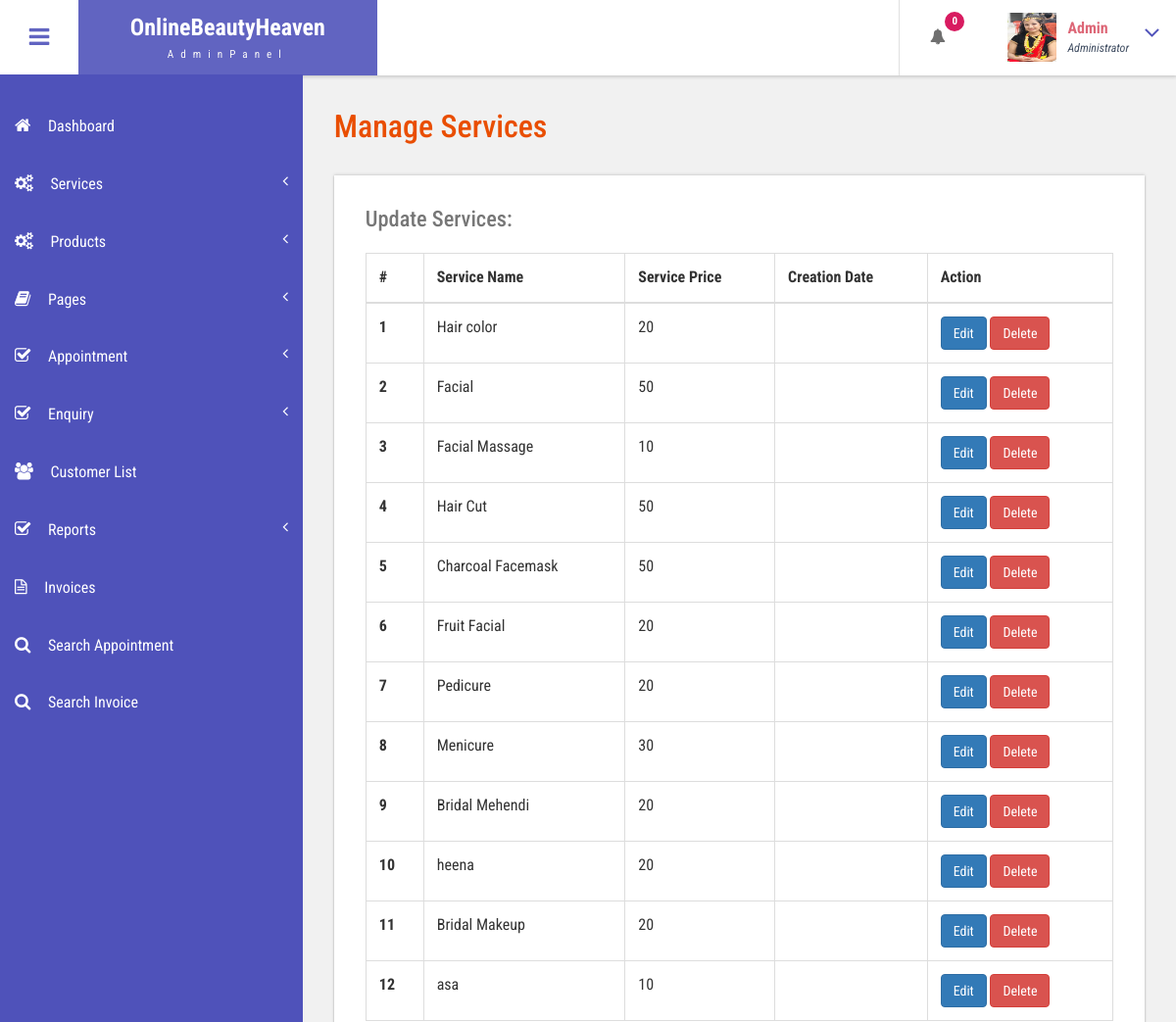
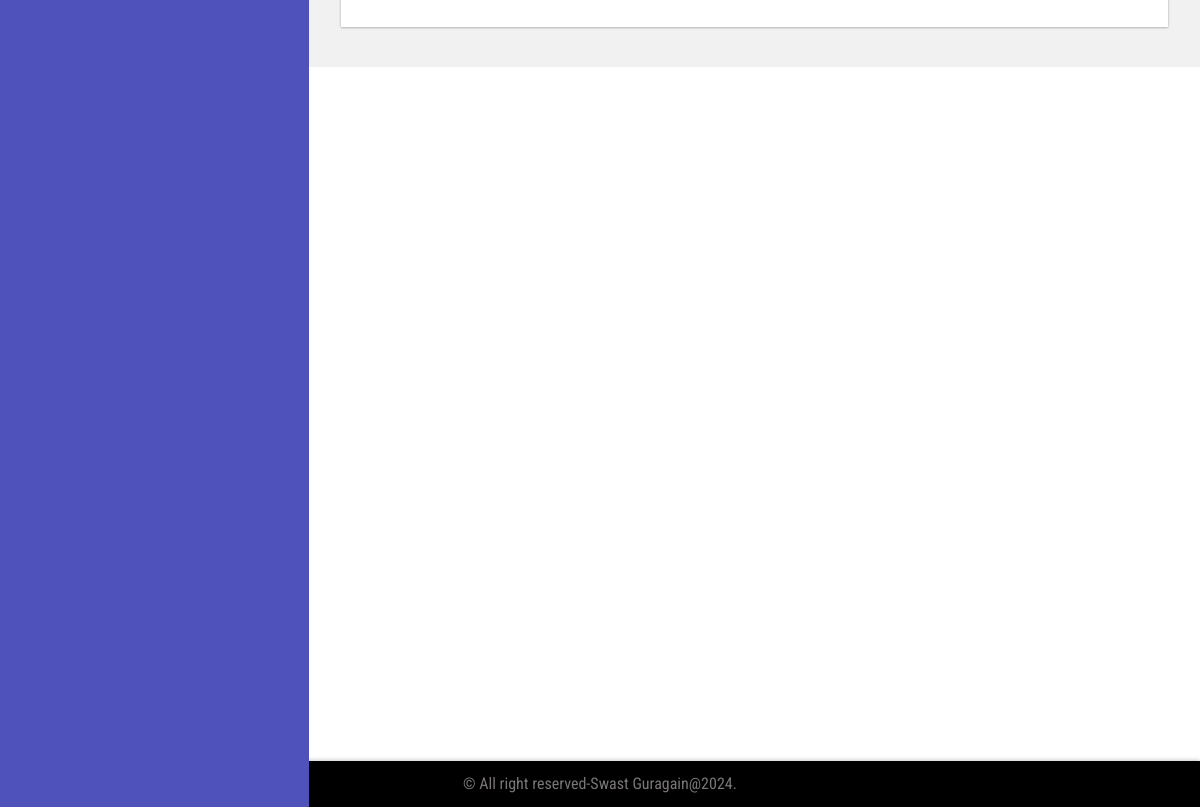
Screenshot of /admin/manage-services.php (signed in) with the database file from the repository (2 pictures, top to bottom).
### tables this page shows
CREATE TABLE `tblservices` (
  `ID` int(255) NOT NULL,
  `ServiceName` varchar(255) NOT NULL,
  `category` varchar(255) NOT NULL,
  `ServiceDescription` varchar(255) NOT NULL,
  `Cost` int(255) NOT NULL,
  `Image` varchar(255) NOT NULL,
  `service_count` int(255) NOT NULL
);

### admin/manage-services.php (the view, shortened to what this page needs)
<?php
include('includes/dbconnection.php');
if (strlen($_SESSION['bpmsaid']==0)) {
  header('location:logout.php');
  } else{
  ?>
<!DOCTYPE HTML>
<html>
<head>
<link href="css/bootstrap.css" rel='stylesheet' type='text/css' />
<link href="css/style.css" rel='stylesheet' type='text/css' />
<link href="css/font-awesome.css" rel="stylesheet">
<link href="css/animate.css" rel="stylesheet" type="text/css" media="all">
<link href="css/custom.css" rel="stylesheet">
</head>
<body class="cbp-spmenu-push">
	<div class="main-content">
		 <?php include_once('includes/sidebar.php');?>
		 <?php include_once('includes/header.php');?>
		<div id="page-wrapper">
			<div class="main-page">
				<div class="tables">
					<h3 class="title1">Manage Services</h3>
					<div class="table-responsive bs-example widget-shadow">
						<h4>Update Services:</h4>
						<table class="table table-bordered"> <thead> <tr> <th>#</th> <th>Service Name</th> <th>Service Price</th> <th>Creation Date</th><th>Action</th> </tr> </thead> <tbody>
<?php
$ret=mysqli_query($con,"select *from  tblservices");
$cnt=1;
while ($row=mysqli_fetch_array($ret)) {
?>
						 <tr> <th scope="row"><?php echo $cnt;?></th> <td><?php  echo $row['ServiceName'];?></td> <td><?php  echo $row['Cost'];?></td><td><?php  echo $row['CreationDate'];?></td> <td>
						 	<a href="edit-services.php?editid=<?php echo $row['ID'];?>" class="btn btn-primary">Edit</a>
						 	<a href="manage-services.php?delid=<?php echo $row['ID'];?>" class="btn btn-danger" onClick="return confirm('Are you sure you want to delete?')">Delete</a>
						 	</td> </tr>   <?php
$cnt=$cnt+1;
}?></tbody> </table>
					</div>
				</div>
			</div>
		</div>
		 <?php include_once('includes/footer.php');?>
	</div>
</body>
</html>
<?php }  ?>

### admin/includes/sidebar.php (shortened to what this page needs)
<div class="sidebar" role="navigation">
    <div class="navbar-collapse">
        <nav class="cbp-spmenu cbp-spmenu-vertical cbp-spmenu-left" id="cbp-spmenu-s1">
            <ul class="nav" id="side-menu">
                <li>
                    <a href="dashboard.php"><i class="fa fa-home nav_icon"></i>Dashboard</a>
                </li>
                <li>
                    <a href="add-services.php"><i class="fa fa-cogs nav_icon"></i>Services<span class="fa arrow"></span></a>
                </li>
                <li>
                    <a href="adminproduct.php"><i class="fa fa-cogs nav_icon"></i>Products<span class="fa arrow"></span></a>
                </li>
                <li>
                    <a href="about-us.php"><i class="fa fa-book nav_icon"></i>Pages<span class="fa arrow"></span></a>
                </li>
                <li>
                    <a href="all-appointment.php"><i class="fa fa-check-square-o nav_icon"></i>Appointment<span class="fa arrow"></span></a>
                </li>
                <li>
                    <a href="readenq.php"><i class="fa fa-check-square-o nav_icon"></i>Enquiry<span class="fa arrow"></span></a>
                </li>
                <li>
                    <a href="customer-list.php" class="chart-nav"><i class="fa fa-users nav_icon"></i>Customer List</a>
                </li>
                <li>
                    <a href="#"><i class="fa fa-check-square-o nav_icon"></i>Reports<span class="fa arrow"></span></a>
                </li>
                <li>
                    <a href="invoices.php" class="chart-nav"><i class="fa fa-file-text-o nav_icon"></i>Invoices</a>
                </li>
                <li>
                    <a href="search-appointment.php" class="chart-nav"><i class="fa fa-search nav_icon"></i>Search Appointment</a>
                </li>
                <li>
                    <a href="search-invoices.php" class="chart-nav"><i class="fa fa-search nav_icon"></i>Search Invoice</a>
                </li>
            </ul>
        </nav>
    </div>
</div>

### admin/includes/header.php (shortened to what this page needs)
<?php
include('includes/dbconnection.php');
?>
<div class="sticky-header header-section">
    <div class="header-left">
        <button id="showLeftPush"><i class="fa fa-bars"></i></button>
        <div class="logo">
            <a href="index.php">
                <h1>OnlineBeautyHeaven</h1>
                <span>AdminPanel</span>
            </a>
        </div>
    </div>
    <div class="header-right">
        <div class="profile_details_left">
          <ul class="nofitications-dropdown">
            <?php
$ret1=mysqli_query($con,"select tbluser.FirstName,tbluser.LastName,tblbook.ID as bid,tblbook.AptNumber from tblbook join tbluser on tbluser.ID=tblbook.UserID where tblbook.Status is null");
$num=mysqli_num_rows($ret1);
?>
            <li class="dropdown head-dpdn">
              <a href="#" class="dropdown-toggle" data-toggle="dropdown" aria-expanded="false"><i class="fa fa-bell"></i><span class="badge blue"><?php echo $num;?></span></a>
            </li>
          </ul>
          <div class="clearfix"> </div>
        </div>
        <div class="profile_details">
            <?php
            $adid = $_SESSION['bpmsaid'];
            $ret = mysqli_query($con, "SELECT AdminName FROM tbladmin WHERE ID='$adid'");
            $row = mysqli_fetch_array($ret);
            $name = $row['AdminName'];
            ?>
            <ul>
                <li class="dropdown profile_details_drop">
                    <a href="#" class="dropdown-toggle" data-toggle="dropdown" aria-expanded="false">
                        <div class="profile_img">
                            <span class="prfil-img"><img src="images/img1.jpg" alt="" width="50" height="50"> </span>
                            <div class="user-name">
                                <p><?php echo $name; ?></p>
                                <span>Administrator</span>
                            </div>
                            <i class="fa fa-angle-down lnr"></i>
                            <div class="clearfix"></div>
                        </div>
                    </a>
                </li>
            </ul>
        </div>
    </div>
    <div class="clearfix"></div>
</div>

### admin/includes/footer.php (shortened to what this page needs)
<!DOCTYPE HTML>
<html lang="en">
<head>
</head>
<body class="cbp-spmenu-push">
    <div class="content">
    <div class="footer">
       <p>&copy; All right reserved-Swast Guragain@2024.</p>
    </div>
</body>
</html>

### admin/css/custom.css (style rules this page uses)
#page-wrapper { padding:7em 2em 2.5em; background-color: #F1F1F1; }
.sidebar .arrow { float: right; }
.sidebar .fa.arrow:before { content: "\f104"; }

### admin/includes/footer.php (style rules this page uses)
html, body { height: 100%; margin: 0; }
.content { min-height: calc(100vh - 60px); padding-bottom: 60px; }
.footer { background-color: #000000; color: #ffffff; text-align: center; padding: 10px; position: absolute; bottom: 0; left: 0; right: 0; }

### rows the page displays
tblservices: ServiceName "Hair color", Cost "20"
tblservices: ServiceName "Facial", Cost "50"
tblservices: ServiceName "Facial Massage", Cost "10"
tblservices: ServiceName "Hair Cut", Cost "50"
tblservices: ServiceName "Charcoal Facemask", Cost "50"
tblservices: ServiceName "Fruit Facial", Cost "20"
tblservices: ServiceName "Pedicure", Cost "20"
tblservices: ServiceName "Menicure", Cost "30"
tblservices: ServiceName "Bridal Mehendi", Cost "20"
tblservices: ServiceName "heena", Cost "20"
tblservices: ServiceName "Bridal Makeup", Cost "20"
tblservices: ServiceName "asa", Cost "10"

### other values shown
$num "0"
$name "Admin"
